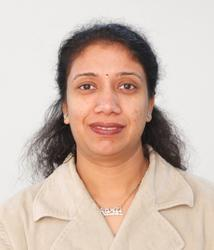
#> input picture data/student_images/aarti chugh.JPG, 214 x 250 px
$ python -i image_utils.py   (imports and definitions only)   (older library calls are emulated)
#> lines starting #> are read from the running program, lines starting #| are printed output that depends on the picture
#> further down, picture is the input picture: shape (250, 214, 3); mean B, G, R 175.8, 187.6, 207.5
import cv2
import numpy as np
from typing import Dict, List, Optional, Tuple
import logging
from datetime import datetime
import os

class ImageUtils:
    def __init__(self, log_dir: str = "logs"):
        self.setup_logging(log_dir)

    def setup_logging(self, log_dir: str) -> None:
        os.makedirs(log_dir, exist_ok=True)
        log_file = os.path.join(log_dir, f'image_utils_{datetime.now().strftime("%Y%m%d")}.log')
        logging.basicConfig(
            filename=log_file,
            level=logging.INFO,
            format='%(asctime)s - %(levelname)s - %(message)s'
        )
        self.logger = logging.getLogger(__name__)

    # [57 lines left out: functions resize_image, enhance_image, not called in this run]

    def normalize_lighting(self, image: np.ndarray) -> np.ndarray:
        try:
            # Convert to LAB color space
            lab = cv2.cvtColor(image, cv2.COLOR_BGR2LAB)
#> lab: shape (250, 214, 3); mean of channels 0, 1, 2 196.2, 133.8, 137
            l, a, b = cv2.split(lab)
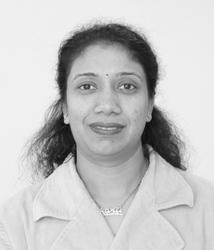
#> l: shape (250, 214); min 6, max 250, mean 196.2
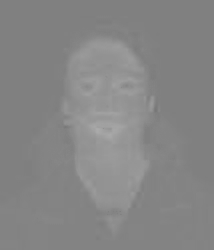
#> a: shape (250, 214); min 119, max 171, mean 133.8

            # Apply CLAHE to L channel
            clahe = cv2.createCLAHE(clipLimit=3.0, tileGridSize=(8,8))
            cl = clahe.apply(l)
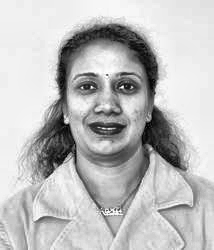
#> cl: shape (250, 214); min 2, max 255, mean 189.4

            # Merge channels
            normalized = cv2.merge([cl, a, b])
#> normalized: shape (250, 214, 3); mean of channels 0, 1, 2 189.4, 133.8, 137

            # Convert back to BGR
            return cv2.cvtColor(normalized, cv2.COLOR_LAB2BGR)
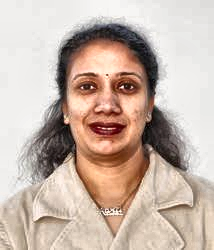
#> returned value: shape (250, 214, 3); mean B, G, R 169.3, 180.9, 199.6

        except Exception as e:
            self.logger.error(f"Error normalizing lighting: {str(e)}")
            return image

    # [167 lines left out: functions remove_noise, align_face, crop_face, draw_face_box, save_image, get_image_quality, not called in this run]

>>> import cv2
>>> picture = cv2.imread('../../data/student_images/aarti chugh.JPG')
>>> result = ImageUtils().normalize_lighting(picture)

$ run again, on data/student_images/devansh datta.jpg
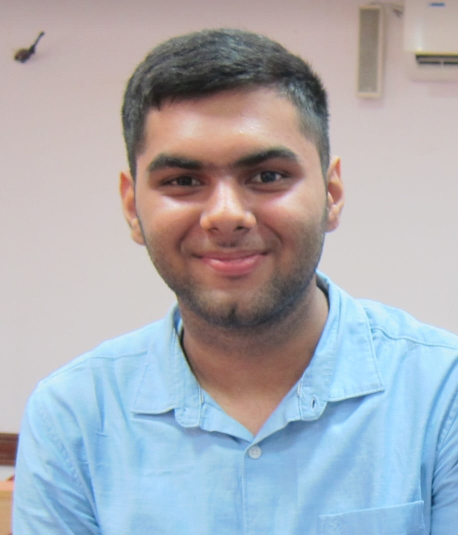
#> input picture data/student_images/devansh datta.jpg, 916 x 1069 px (shown at 1/2 size)
#> picture is the input picture: shape (1069, 916, 3); mean B, G, R 179.9, 172.5, 169.4
#> lab: shape (1069, 916, 3); mean of channels 0, 1, 2 179.6, 129.7, 124.6
#> in normalize_lighting, `l, a, b = cv2.split(lab)`:
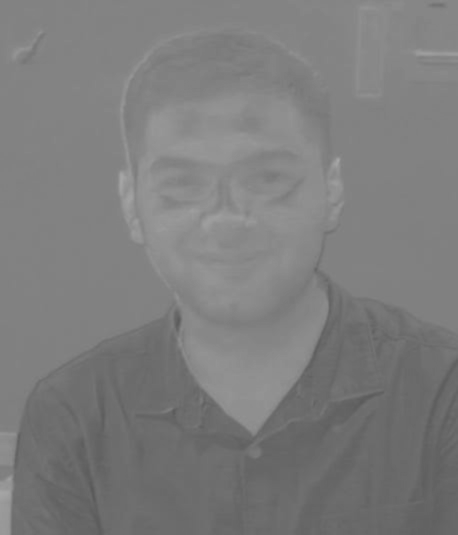
#> b: shape (1069, 916) (shown at 1/2 size); min 89, max 168, mean 124.6
#> normalized: shape (1069, 916, 3); mean of channels 0, 1, 2 167.3, 129.7, 124.6
#> in normalize_lighting, `return cv2.cvtColor(normalized, cv2.COLOR_LAB2BGR)`:
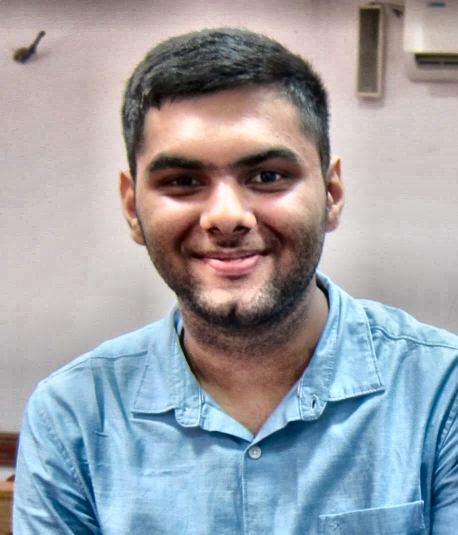
#> returned value: shape (1069, 916, 3) (shown at 1/2 size); mean B, G, R 167.3, 160.4, 156.8

$ run again, on data/student_images/pooja batra.jpg
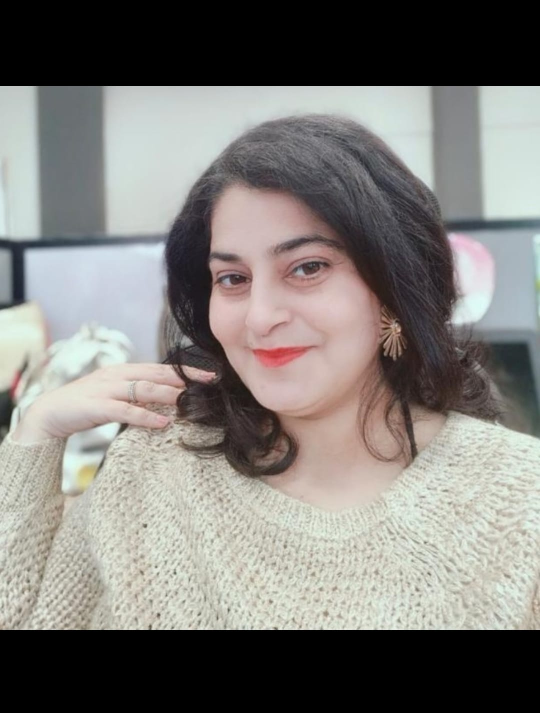
#> input picture data/student_images/pooja batra.jpg, 1080 x 1425 px (shown at 1/2 size)
#> picture is the input picture: shape (1425, 1080, 3); mean B, G, R 121.8, 125.7, 128.3
#> lab: shape (1425, 1080, 3); mean of channels 0, 1, 2 130.4, 128.4, 130.4
#> in normalize_lighting, `l, a, b = cv2.split(lab)`:
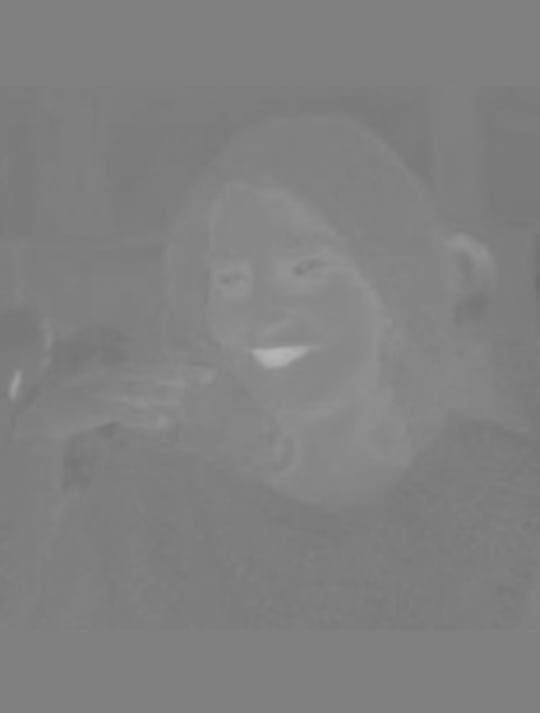
#> a: shape (1425, 1080) (shown at 1/2 size); min 108, max 182, mean 128.4
#> normalized: shape (1425, 1080, 3); mean of channels 0, 1, 2 117.2, 128.4, 130.4
#> in normalize_lighting, `return cv2.cvtColor(normalized, cv2.COLOR_LAB2BGR)`:
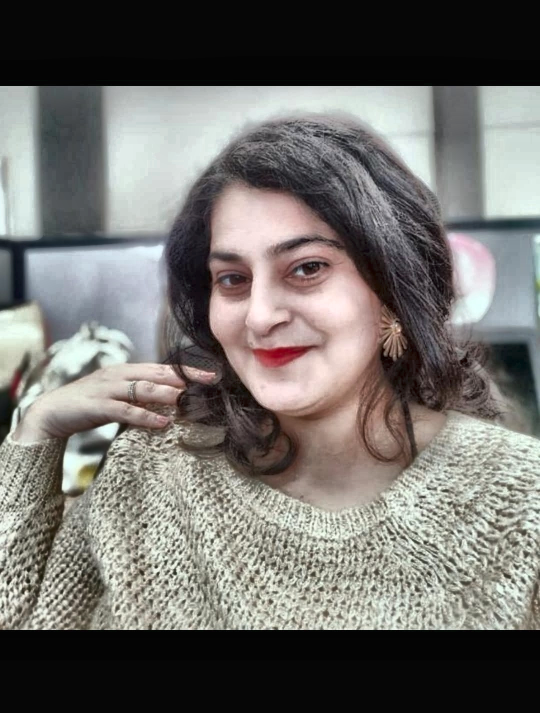
#> returned value: shape (1425, 1080, 3) (shown at 1/2 size); mean B, G, R 109, 112.8, 115.1
